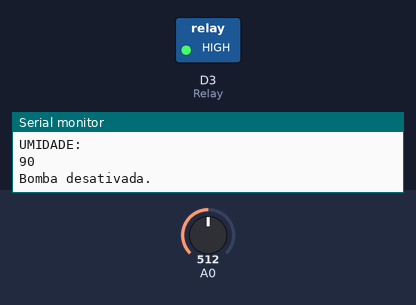
Bench run of a sketch on a simulated ESP8266 (NodeMCU). On the bench: switched loads named in the sketch (green lamp = pin HIGH), the last lines printed to the serial monitor. The test bench sets the inputs (shaded band); at power-on: A0 = 512. WiFi joins after 1.5 s; servers stay silent unless stated.

Above: at 2.8 s.
2.9 s: A0 set to 899
7.1 s: A0 set to 925
At 8.9 s:
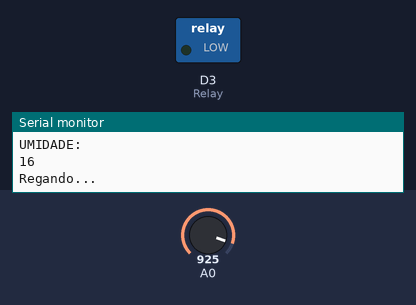
13.3 s: A0 set to 900
At 16.3 s:
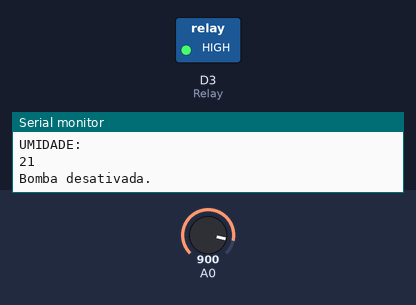
17.5 s: A0 set to 1023
At 18.8 s:
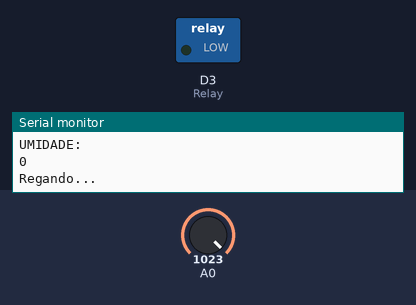
Timing chart, 0 to 20.5 s (numbered marks = the images above; inputs shaded):
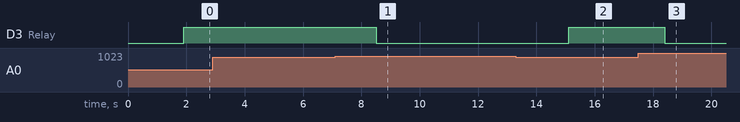

Measured:
- the behaviour switches between 907 and 908 on A0 (found by bisection; images 0 and 1)
- after the input at 7.1 s, D3 (Relay): HIGH → LOW after 1.4 s
- after the input at 13.3 s, D3 (Relay): LOW → HIGH after 1.8 s
- after the input at 17.5 s, D3 (Relay): HIGH → LOW after 0.90 s

The sketch:

irrigation-system.ino
```cpp
#include <ESP8266WiFi.h>
#include <WiFiClient.h>
#include <ThingSpeak.h>


const char* ssid = "Bento23";
const char* password = "Bento23@";
WiFiClient client;
unsigned long ChannelID = 2154237;
const char *WriteAPIKey =  "BFCP7RGFZZP31MBJ";

int Relay =  D3;
int sensor = A0, soil;

void setup() {
  pinMode(Relay, OUTPUT);
  Serial.begin(9600);
  Serial.print("CONECTANDO...");
  Serial.println(ssid);
  delay(100);

  WiFi.begin(ssid, password);

  while (WiFi.status() != WL_CONNECTED) {
    delay(500);
    Serial.print(".");
  }

  Serial.println("");
  Serial.println("WiFi conectado");
  Serial.println("IP address");
  Serial.println(WiFi.localIP());

  ThingSpeak.begin(client);
}


void loop() {
  soil = analogRead(A0);
  soil = map(soil, 1023, 460, 0, 100);
  Serial.println("UMIDADE:");
  Serial.println(soil);
  ThingSpeak.writeField(ChannelID, 1, soil, WriteAPIKey);
  if (soil < 20){
    Serial.println("Regando...");
    Serial.println("");
    digitalWrite(Relay, LOW);

  } else {
    Serial.println("Bomba desativada.");
    Serial.println("");
    digitalWrite(Relay, HIGH);
  }
  delay(3000);
}
```
